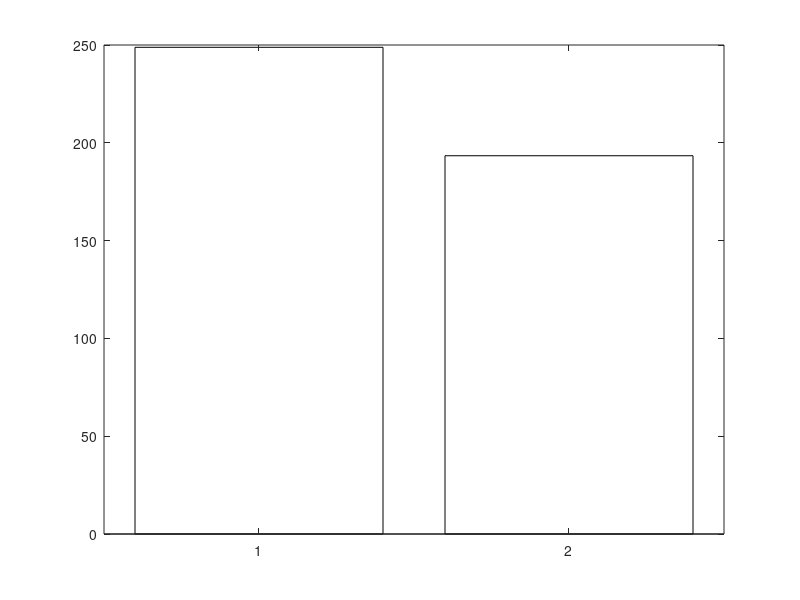

The MATLAB script that drew this image: (Note: this script raises an error after producing the figure.)
% Efface les données précédentes et ferme toutes les figures
clear;
close all;
clc;

% Données initiales pour le scénario 2023
U_murs1 = 0.38; % Coefficient de transmission thermique (W/m².K)
U_murs2 = 0.38;
U_vitres = 2.70;

A_fenetres = 137.72; % Surface des fenêtres (m²)
A_mur1 = 217.73;
A_mur2 = A_mur1;

U_tt = 0.79; % Ponts thermiques toiture terrases
U_pii = 0.99; % Ponts thermiques planchers intermédiaires intérieurs
U_pie = 0.07; % Ponts thermiques planchers intermédiaires extérieurs
U_amei = 0.03; % Ponts thermiques angles murs extérieurs intérieurs
U_amee = 0.015; % Ponts thermiques angles murs extérieurs extérieurs

V = 4.31; % débit d'air de la CTA (m^3/s)
rau = 1.2; % kg/m^3
cp = 1005; % J/(kg.dT)

T_reelle = [6.5, 7.5, 10, 11.5, 16.1, 22.4, 21.2, 20.9, 21.4, 15.6, 9.8, 8.1]; % Température moyenne mensuelle en 2023

% Simulation sans régulation
T_ref = 17;

Q_murs1 = U_murs1 * A_mur1 * max(0, (T_ref - T_reelle));
Q_murs2 = U_murs2 * A_mur2 * max(0, (T_ref - T_reelle));
Q_fenetres = U_vitres * A_fenetres * max(0, (T_ref - T_reelle));

Q_ponts = 2 * (48.06 + 23.03) * (U_tt + U_pii + U_pie + U_amei + U_amee) * max(0, (T_ref - T_reelle));

Q_CTA = V * rau * cp * max(0, (T_ref - T_reelle));

Q_total = Q_murs1 + Q_murs2 + Q_fenetres + Q_ponts + Q_CTA; % Puissance (W)

Q = Q_total / 1000; % Puissance (kW)

heures = 24;
mois = [31, 28, 31, 30, 31, 30, 31, 31, 30, 31, 30, 31]; % Nombre de jours par mois
efficacite = 0.89; % Efficacité du système de chauffage

E_quotidienne = Q * heures;

E_mensuelle = E_quotidienne .* mois; % Energie (kWh)

E_mensuelle = E_mensuelle / efficacite;

E_mensuelle = E_mensuelle / 1000; % Energie (MWh)

E_annuelle_sans_regulation = sum(E_mensuelle);

% Simulation avec régulation
% Utilisation des nouveaux coefficients de transmission thermique
U_murs1_avec_reg = 0.28; % Coefficient de transmission thermique (W/m².K)
U_murs2_avec_reg = 0.28;
U_vitres_avec_reg = 1.00;

T_conf = 16;

Q_murs1 = U_murs1_avec_reg * A_mur1 * max(0, (T_conf - T_reelle));
Q_murs2 = U_murs2_avec_reg * A_mur2 * max(0, (T_conf - T_reelle));
Q_fenetres = U_vitres_avec_reg * A_fenetres * max(0, (T_conf - T_reelle));

Q_ponts = 2 * (48.06 + 23.03) * (U_tt + U_pii + U_pie + U_amei + U_amee) * max(0, (T_conf - T_reelle));

Q_CTA = V * rau * cp * max(0, (T_conf - T_reelle));

Q_total = Q_murs1 + Q_murs2 + Q_fenetres + Q_ponts + Q_CTA; % Puissance (W)

Q_conf = Q_total / 1000; % Puissance (kW)

h_conf = 13;

T_eco = 10;

Q_murs1 = U_murs1_avec_reg * A_mur1 * max(0, (T_eco - T_reelle));
Q_murs2 = U_murs2_avec_reg * A_mur2 * max(0, (T_eco - T_reelle));
Q_fenetres = U_vitres_avec_reg * A_fenetres * max(0, (T_eco - T_reelle));

Q_ponts = 2 * (48.06 + 23.03) * (U_tt + U_pii + U_pie + U_amei + U_amee) * max(0, (T_eco - T_reelle));

Q_CTA = V * rau * cp * max(0, (T_conf - T_reelle));

Q_total = Q_murs1 + Q_murs2 + Q_fenetres + Q_ponts + Q_CTA; % Puissance (W)

Q_eco = Q_total / 1000; % Puissance (kW)

h_eco = 11;

E_conf = Q_conf * h_conf;
E_eco = Q_eco * h_eco;

E_quotidienne_reg = E_conf + E_eco;

mois = [31, 28, 31, 30, 31, 30, 31, 31, 30, 31, 30, 31]; % Nombre de jours par mois
efficacite = 0.89; % Efficacité du système de chauffage

E_mensuelle_reg = E_quotidienne_reg .* mois; % Energie (kWh)

E_mensuelle_reg = E_mensuelle_reg / efficacite;

E_mensuelle_reg = E_mensuelle_reg / 1000; % Energie (MWh)

E_annuelle_reg = sum(E_mensuelle_reg);

% Consommation énergétique réelle pour 2023
chauffage_reel_2023 = 14.89 / 100 * [277000, 228000, 177000, 203000, 41000, 15000, 0, 0, 38000, 56000, 240000, 257000];

E_reelle = chauffage_reel_2023 / 1000;

% Création de l'histogramme pour la consommation annuelle
figure;
b = bar([1 2], [E_annuelle_sans_regulation, E_annuelle_reg], 'FaceColor', 'flat');
b.CData(1, :) = [0 0.4470 0.7410]; % Bleu pour la consommation sans régulation
b.CData(2, :) = [0.8500 0.3250 0.0980]; % Orange pour la consommation avec régulation
set(gca, 'XTickLabel', {'Sans modification', 'Avec modification'});
ylabel('Consommation annuelle (MWh)');
ylim([0,275]);
title('Consommation énergétique annuelle en 2023');

% Ajouter les valeurs au-dessus des barres
xtips1 = b(1).XEndPoints;
ytips1 = b(1).YEndPoints;
labels1 = string(b(1).YData);
text(xtips1, ytips1, labels1, 'VerticalAlignment', 'bottom', 'HorizontalAlignment', 'center');
